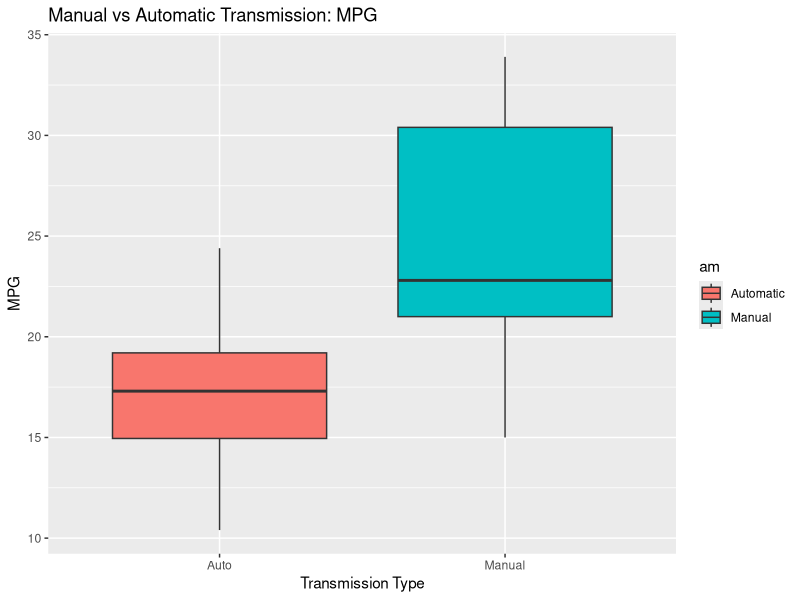
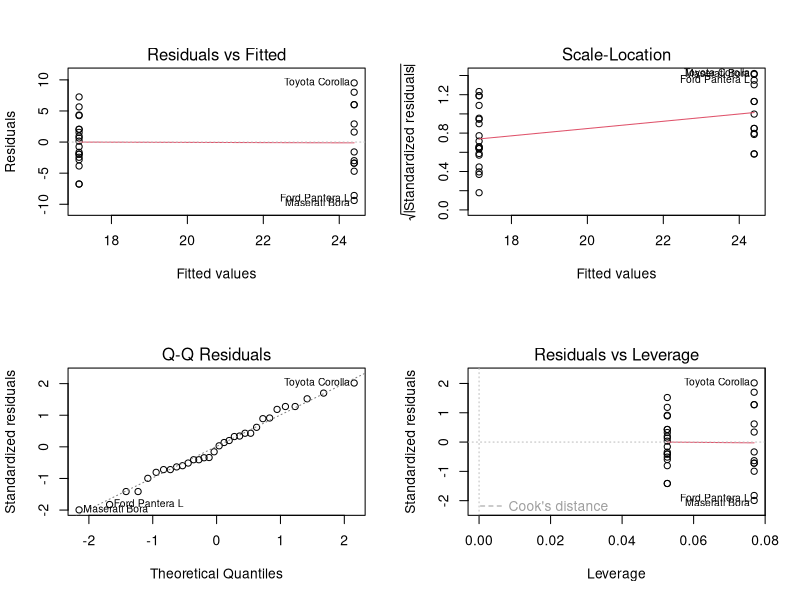

Write R code to recreate these figures, in order.
#Load mtcars dataset from R and view variables
data(mtcars)
head(mtcars,3)

#Change am from numeric to factor
mtcars$am <- as.factor(mtcars$am)
levels(mtcars$am)<-c("Auto","Manual")

#Plot MPG based on am variable
library(ggplot2)
ggplot(mtcars, aes(x = am,y = mpg))+
  geom_boxplot(aes(fill =am))+
  labs(x ="Transmission Type",
       y = "MPG",
       title = "Manual vs Automatic Transmission: MPG")+
  scale_fill_discrete(labels = c("Automatic", "Manual"))

#Initial t Test
t.test(mtcars$mpg[mtcars$am=="Auto"],mtcars$mpg[mtcars$am=="Manual"])

#Simple linear regression
lmFit <- lm(mpg ~ am,mtcars)
summary(lmFit)

#Step Linear Regression
stepLM <- step(lm(mpg~.,data=mtcars),direction="both")
summary(stepLM) 

#ANOVA
simpleLM <- lm(mpg ~ am, mtcars)
multiLM <- lm(mpg ~ am + wt + qsec, mtcars)
anova(simpleLM, multiLM)

#Diagnostic PLots
layout(matrix(1:4,2,2))
plot(simpleLM)

fit2 <- lm(formula = mpg ~ am + cyl + hp + wt, data = mtcars)
anova(multiLM,fit2)
